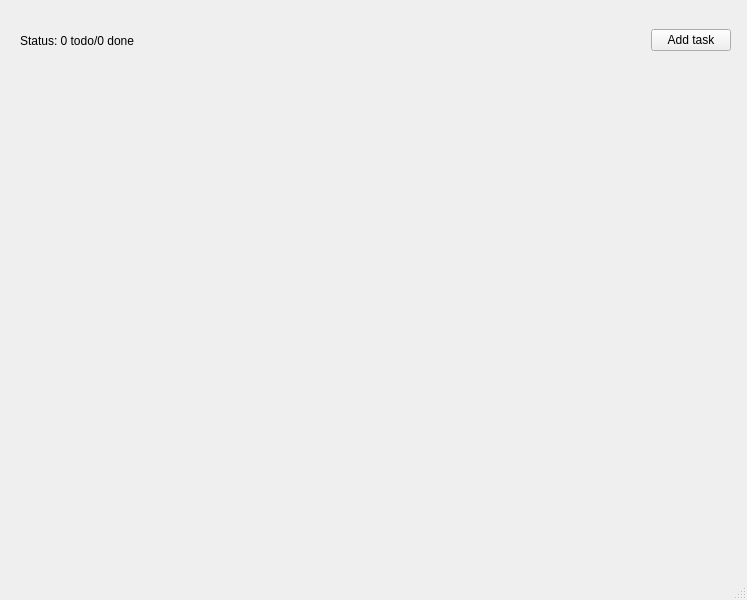
<?xml version="1.0" encoding="UTF-8"?>
<ui version="4.0">
 <class>MainWindow</class>
 <widget class="QMainWindow" name="MainWindow">
  <property name="geometry">
   <rect>
    <x>0</x>
    <y>0</y>
    <width>747</width>
    <height>600</height>
   </rect>
  </property>
  <property name="windowTitle">
   <string>Todo</string>
  </property>
  <widget class="QWidget" name="centralwidget">
   <widget class="QWidget" name="verticalLayoutWidget">
    <property name="geometry">
     <rect>
      <x>20</x>
      <y>80</y>
      <width>711</width>
      <height>461</height>
     </rect>
    </property>
    <layout class="QVBoxLayout" name="tasksLayout">
     <item>
      <spacer name="verticalSpacer">
       <property name="orientation">
        <enum>Qt::Orientation::Vertical</enum>
       </property>
       <property name="sizeHint" stdset="0">
        <size>
         <width>20</width>
         <height>40</height>
        </size>
       </property>
      </spacer>
     </item>
    </layout>
   </widget>
   <widget class="QWidget" name="horizontalLayoutWidget">
    <property name="geometry">
     <rect>
      <x>20</x>
      <y>20</y>
      <width>711</width>
      <height>41</height>
     </rect>
    </property>
    <layout class="QHBoxLayout" name="toolbarLayout">
     <item>
      <widget class="QLabel" name="statusLabel">
       <property name="text">
        <string>Status: 0 todo/0 done</string>
       </property>
      </widget>
     </item>
     <item>
      <spacer name="horizontalSpacer">
       <property name="orientation">
        <enum>Qt::Orientation::Horizontal</enum>
       </property>
       <property name="sizeHint" stdset="0">
        <size>
         <width>40</width>
         <height>20</height>
        </size>
       </property>
      </spacer>
     </item>
     <item>
      <widget class="QPushButton" name="addTaskButton">
       <property name="text">
        <string>Add task</string>
       </property>
      </widget>
     </item>
    </layout>
   </widget>
  </widget>
  <widget class="QMenuBar" name="menubar">
   <property name="geometry">
    <rect>
     <x>0</x>
     <y>0</y>
     <width>747</width>
     <height>26</height>
    </rect>
   </property>
  </widget>
  <widget class="QStatusBar" name="statusbar"/>
 </widget>
 <resources/>
 <connections/>
</ui>
